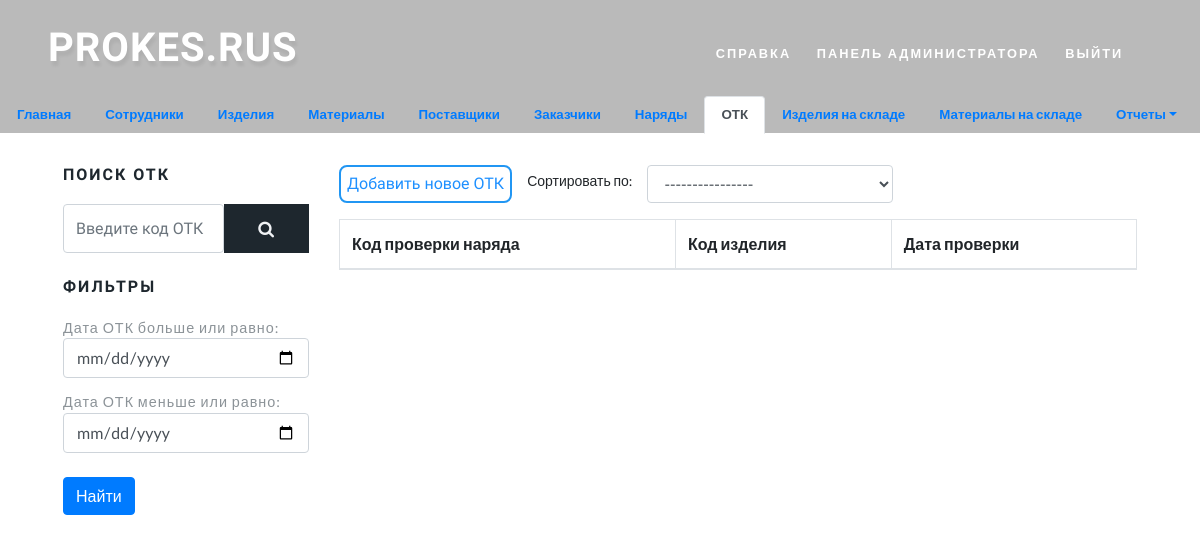
Page /otk_list/ (signed in) on the earlier database version.
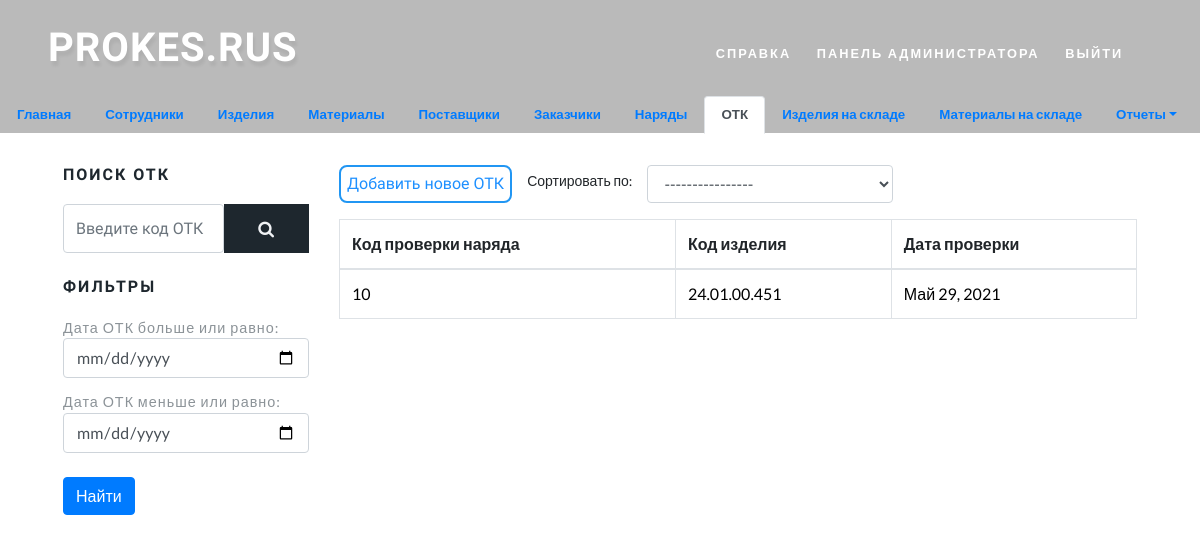
Same page on the later database version.
### prokes/models.py (models this page shows, shortened)
class OTK(models.Model):
    nariad_code = models.OneToOneField(Nariad, verbose_name='Код наряда', on_delete=models.CASCADE)
    goods_value = models.IntegerField('Количество хороших изделий')
    remote_value = models.IntegerField('Количество бракованных изделий')
    date = models.DateField('Дата проверки')
    class Meta:
        verbose_name = "ОТК"
        verbose_name_plural = 'ОТК'

class Nariad(models.Model):
    code = models.IntegerField('Номер наряда', unique=True)
    worker_code = models.ForeignKey(Workers, verbose_name='Код сотрудника', on_delete=models.SET_NULL, null=True)
    goods_code = models.ForeignKey(Goods, verbose_name='Код изделия', on_delete=models.SET_NULL, null=True)
    material_code = models.ForeignKey(Materials, verbose_name='Код материала', on_delete=models.SET_NULL, null=True)
    goods_value = models.IntegerField('Количество выпущенных изделий')
    date = models.DateField('Дата')
    used_materials = models.FloatField('Расход смеси', default=0)
    class Meta:
        verbose_name = "Наряд"
        verbose_name_plural = 'Наряды'

class Goods(models.Model):
    code = models.CharField('Код изделия', max_length=120)
    name = models.CharField('Название изделия', max_length=30)
    image = models.ImageField("Фотография изделия", upload_to="goods/", blank=True)
    weight_clean = models.FloatField('Вес чистой детали', default=0)
    norma_na_vigruzku = models.FloatField('Норма на выгрузку', default=0)
    used_materials = models.FloatField('Расход смеси', default=0)
    class Meta:
        verbose_name = 'Изделие'
        verbose_name_plural = 'Изделия'

### prokes/views.py (the view)
# urls.py: path("otk_list/", login_required(login_url='login')(views.OTKListView.as_view()), name="otk_list"),
class OTKListView(ListView):
    model = OTK
    queryset = OTK.objects.all()
    template_name = "otk/otk_list.html"

### templates/otk/otk_list.html (shortened to what this page needs)
{% extends 'otk/base.html' %}
{% block otk %}
    {% include 'include/sidebars/otk_sidebar.html' %}
    <div class="left-ads-display col-lg-9">
        <div class="form-group row">
            <input type="button" style="margin-left: 15px" class="bitbutton info" onclick='location.href="{% url "otk_create" %}"' value="Добавить новое ОТК">
            <label style="margin-left: 15px" for="id_worker_select" class="col-form-label col-form-label-sm">Сортировать по:</label>
            <div class="col-sm-4">
                <select name="" class="form-control" id="id_select_sort" data-sort-url="{% url 'otk_ajax' %}">
                    <option value="0">----------------</option>
                </select>
            </div>
        </div>
        <div class="" id="id_content" style="margin-top: 15px">
            <table class="table table-bordered table-hover">
                <thead>
                <th>Код проверки наряда</th>
                <th>Код изделия</th>
                <th>Дата проверки</th>
                </thead>
                <tbody>
                {% for otk in otk_list %}
                    <tr>
                        <td><a href="{{ otk.id }}" title="Перейти на страницу ОТК {{ otk.nariad_code.code }}">{{ otk.nariad_code.code }}</a></td>
                        <td><a href="{{ otk.id }}" title="Перейти на страницу ОТК {{ otk.nariad_code.code }}">{{ otk.nariad_code.goods_code.code }}</a></td>
                        <td><a href="{{ otk.id }}" title="Перейти на страницу ОТК {{ otk.nariad_code.code }}">{{ otk.date }}</a></td>
                    </tr>
                {% endfor %}
                </tbody>
            </table>
        </div>
    </div>
{% endblock otk %}

Differences in the rows shown:
added OTK: nariad_code.code "10", nariad_code.goods_code.code "24.01.00.451", date "Май 29, 2021"
